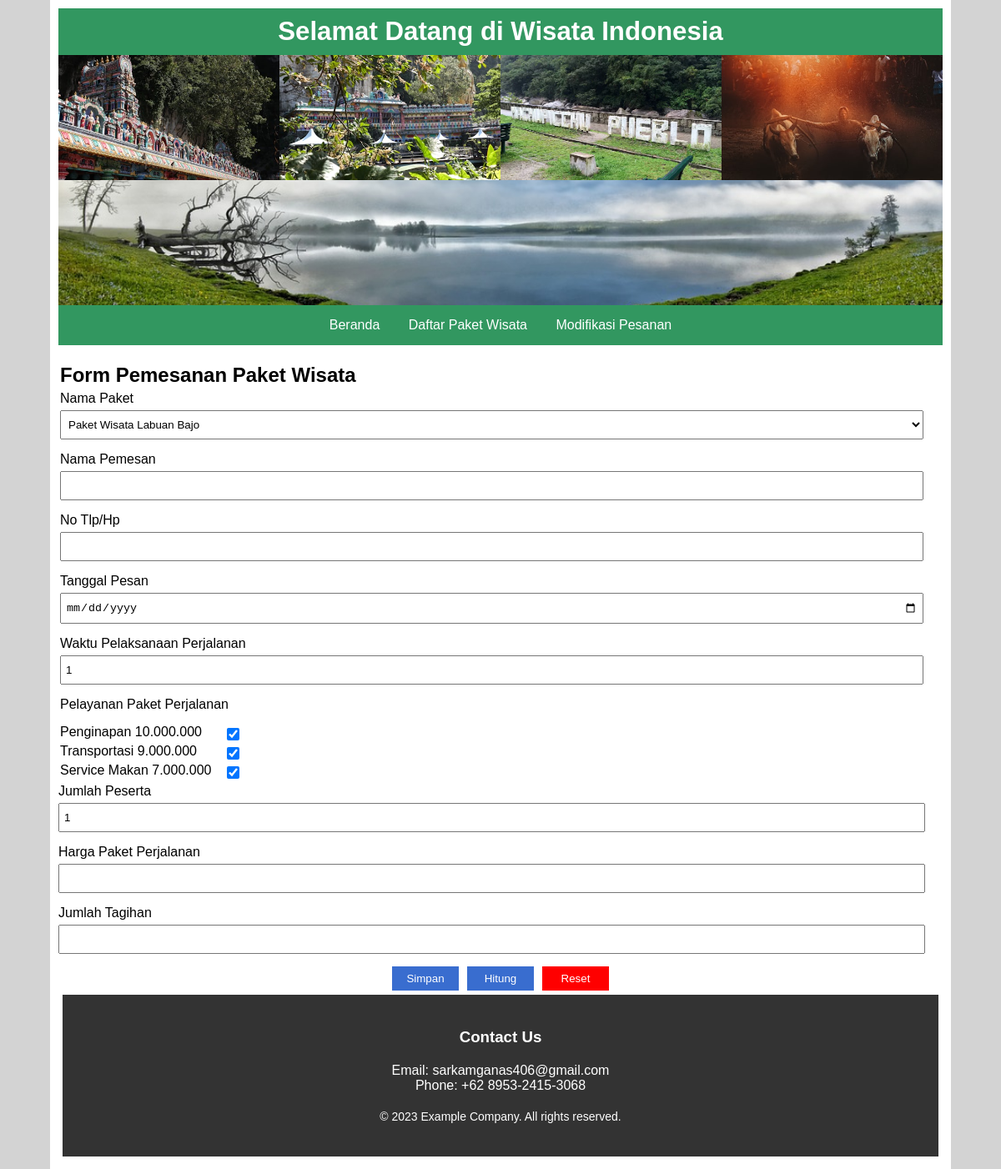
Page /form_pendaftaran.php?id_paket_wisata=3 on the committed database.
### tables this page shows
CREATE TABLE `paket_wisata` (
  `id_paket_wisata` int NOT NULL,
  `nama_paket` varchar(200) NOT NULL,
  `deskripsi_paket` text NOT NULL,
  `img_paket` varchar(150) NOT NULL,
  `link_video` text NOT NULL,
  `harga_penginapan` int NOT NULL,
  `harga_transportasi` int NOT NULL,
  `harga_servis_makan` int NOT NULL
);

### form_pendaftaran.php (the view, shortened to what this page needs)
<?php
include_once("connection.php");
include_once("header.php");
function selectedPaketWisata($val1, $val2)
{
    return $val1 == $val2 ? "selected" : "";
}
$id_paket_wisata = isset($_GET['id_paket_wisata']) ? $_GET['id_paket_wisata'] : 1;
$sql_selected_paket = "SELECT * FROM paket_wisata WHERE id_paket_wisata = $id_paket_wisata";
$selected_paket = mysqli_query($conn, $sql_selected_paket);
$kode_paket_wisata = $nama_paket = $harga_penginapan = $harga_transportasi = $harga_makan = "";
while ($row = mysqli_fetch_array($selected_paket)) {
    $nama_paket = $row['nama_paket'];
    $harga_penginapan = $row['harga_penginapan'];
    $harga_transportasi = $row['harga_transportasi'];
    $harga_makan = $row['harga_servis_makan'];
}
?>
<div class="main-container">
    <div class="form-container">
        <h2>Form Pemesanan Paket Wisata</h2>
        <form action="proses_tambah.php" method="post">
            <label for="nama_paket">Nama Paket</label>
            <select name="nama_paket" id="nama_paket">
                <?php
                $sql = "SELECT * FROM  paket_wisata";
                $results = mysqli_query($conn, $sql);
                while ($data_paket = mysqli_fetch_array($results)) {
                ?>
                    <option
                        value="<?php echo $data_paket['id_paket_wisata'] ?>"
                        <?php
                        echo selectedPaketWisata($data_paket['nama_paket'], $nama_paket);
                        ?>>
                        <?php echo $data_paket['nama_paket'] ?>
                    </option>
                <?php
                }
                ?>
            </select>
            <label for="nama_pemesan">Nama Pemesan</label>
            <input type="text" name="nama_pemesan" id="nama_pemesan" required>
            <label for="no_tlp">No Tlp/Hp</label>
            <input type="text" name="no_tlp" id="no_tlp" required>
            <label for="tgl_pesan">Tanggal Pesan</label>
            <input type="date" name="tgl_pesan" id="tgl_pesan" required>
            <label for="jumlah_hari">Waktu Pelaksanaan Perjalanan</label>
            <input type="number" name="jumlah_hari" id="jumlah_hari" value="1">
            <label for="jumlah_hari">Pelayanan Paket Perjalanan</label>
            <div class="item-layanan">
                <label
                    for="layanan_penginapan">Penginapan
                    <?php
                    echo "" . number_format($harga_penginapan, 0, ',', '.');
                    ?>
                </label>
                <input type="checkbox" name="layanan_penginapan" id="layanan_penginapan" value="<?php echo $harga_penginapan; ?>" checked>
            </div>
            <div class="item-layanan">
                <label
                    for="layanan_transportasi">Transportasi
                    <?php
                    echo "" . number_format($harga_transportasi, 0, ',', '.');
                    ?>
                </label>
                <input type="checkbox" name="layanan_transportasi" id="layanan_transportasi" value="<?php echo $harga_transportasi; ?>" checked>
            </div>
            <div class="item-layanan">
                <label
                    for="layanan_makan">Service Makan
                    <?php
                    echo "" . number_format($harga_makan, 0, ',', '.');
                    ?>
                </label>
                <input type="checkbox" name="layanan_makan" id="layanan_makan" value="<?php echo $harga_makan; ?>" checked>
            </div>
    </div>
    <label for="jumlah_peserta">Jumlah Peserta</label>
    <input type="number" name="jumlah_peserta" id="jumlah_peserta" value="1">
    <label for="harga_paket">Harga Paket Perjalanan</label>
    <input type="text" name="harga_paket" id="harga_paket" required>
    <label for="jumlah_tagihan">Jumlah Tagihan</label>
    <input type="text" name="jumlah_tagihan" id="jumlah_tagihan" required>
    <div class="btn-container">
        <input type="submit" value="Simpan">
        <button id="btn-hitung">Hitung</button>
        <button id="btn-reset">Reset</button>
    </div>
    <?php
    include_once("footer.php");
    ?>
</div>

### css/style.css (style rules this page uses)
* { margin: 0; padding: 0; box-sizing: border-box; }
body { background-color: lightgray; font-family: sans-serif; }
.main-container { background-color: white; width: 90%; margin: auto; padding: 10px; }
.form-container, .list-container { width: 100%; padding: 2px; }
.form-container h2, .list-container h2 { margin-bottom: 5px; }
label { display: block; margin-bottom: 5px; }
.item-layanan { display: flex; flex-direction: row; }
.item-layanan label { width: 200px; }
input[type="text"], input[type="date"], input[type="number"], select { width: 98%; padding: 8px 5px; margin-bottom: 15px; }
input[type="checkbox"] { width: 15px; }
.btn-container { display: flex; justify-content: center; gap: 10px; }
input[type="submit"], button { width: 80px; padding: 7px; border: none; cursor: pointer; }
input[type="submit"], #btn-hitung { background-color: rgb(57, 109, 207); }
#btn-reset { background-color: red; }
input[type="submit"], #btn-hitung, #btn-reset { color: white; }

### rows in the picture
paket_wisata: harga_penginapan "10.000.000", harga_transportasi "9.000.000", harga_servis_makan "7.000.000"

### other values in the picture
form field nama_paket "Paket Wisata Labuan Bajo"
